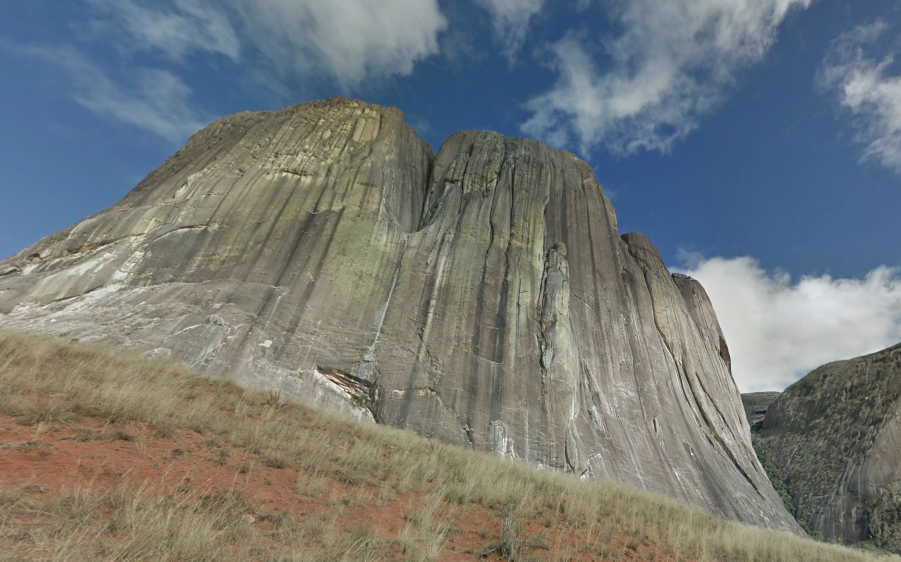
#> input picture testim.png, 1802 x 1123 px (shown at 1/2 size)
$ python to_jpg.py
#> lines starting #> are read from the running program, lines starting #| are printed output that depends on the picture
from PIL import Image
import os, sys
import shutil
import time

def convert_to_jpg(infile, portrait):
#> called with infile = 'testim.png', portrait = False
    try:
        shutil.rmtree('Converted IMGs')
    except Exception as e:
        print(e)


    os.mkdir('/Users/arymehr/Documents/CS Projects/Image Resizing/Converted IMGs')

    removed_filetype = ''.join(infile.split('.')[:-1])
    outfile = f"Converted IMGs/{removed_filetype}.jpg"

    if infile != outfile:
        try:
            with Image.open(infile) as to_jpg:
#> to_jpg is the input picture: PIL image 1802x1123 RGBA; mean R, G, B, A 116.4, 121, 119.9, 255
                rgb_im = to_jpg.convert('RGB')
                rgb_im.thumbnail((1080, 1080)) # limiting width and height to 1080p
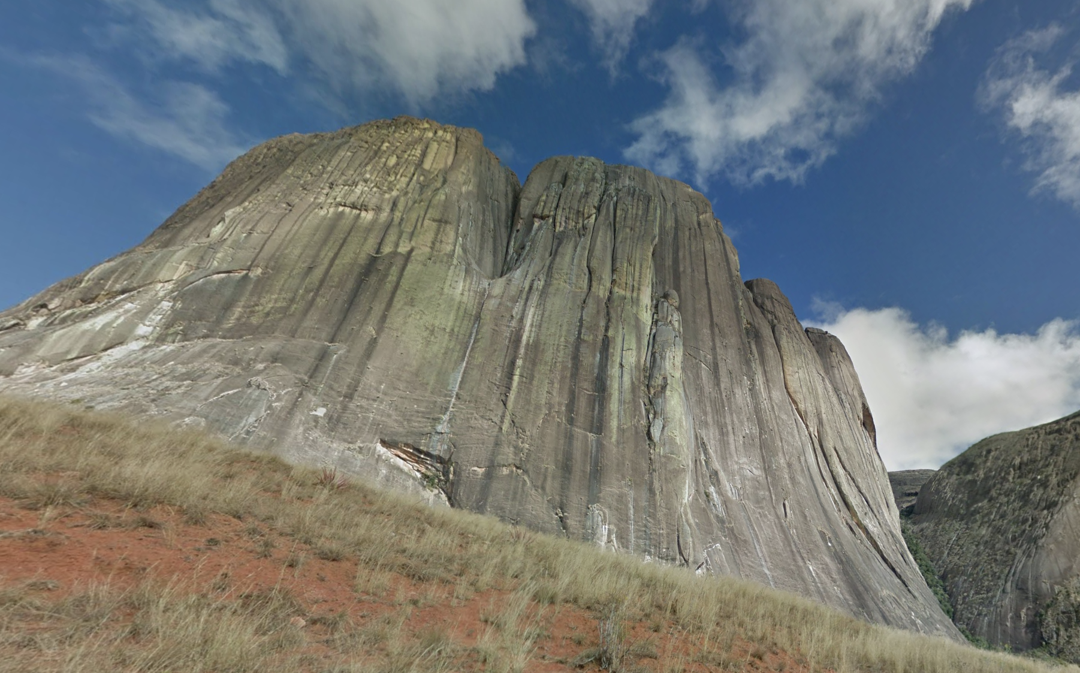
#> rgb_im: PIL image 1080x673 RGB; mean R, G, B 116.4, 121, 119.9
                rgb_im.save(outfile)

        except Exception as e:
            print(e)


convert_to_jpg('testim.png', portrait=False)
